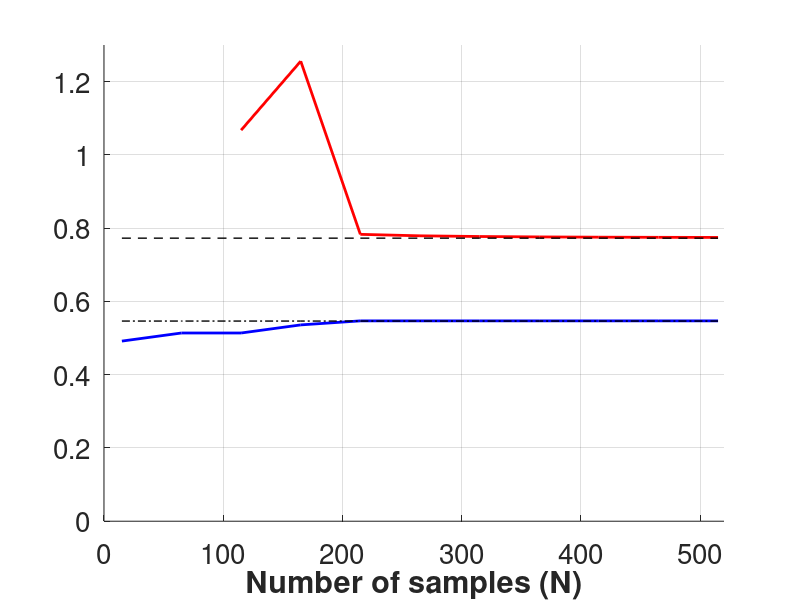

This chart was generated by the following MATLAB code: (Note: this script raises an error after producing the figure.)
close all;
delta=[0  0    0.6806    0.6035    0.9876    0.9927    0.9952    0.9966    0.9974    0.9980    0.9984];

lb=[0.4917    0.5138    0.5138    0.5359    0.5469    0.5469    0.5469    0.5469    0.5469    0.5469    0.5469];

ub=[1.0675    1.2558    0.7831    0.7791    0.7772    0.7761    0.7754    0.7750    0.7747];

points=[15:50:515];
points2=[115:50:515];
set(gca,'FontSize',20)

a=0.7727*ones(1,11);
b=1/sqrt(2)*a;
hold on
grid on
plot(points,lb,'b','LineWidth',2)
plot(points2,ub,'r','LineWidth',2)
plot(points,a,'--k','LineWidth',1)
plot(points,b,'-.k','LineWidth',1)
ylim([0 1.3]);
xlim([0 520]);



xlabel('Number of samples (N)','FontWeight','bold')



h_legend = legend('Lower bound','Upper bound','\rho','\rho / \surd n','Interpreter','latex','FontSize')
set(h_legend,'FontSize',20);
%legend('\sqrt{n}','Interpreter','latex')
%ylabel('Bounds','FontWeight','bold')